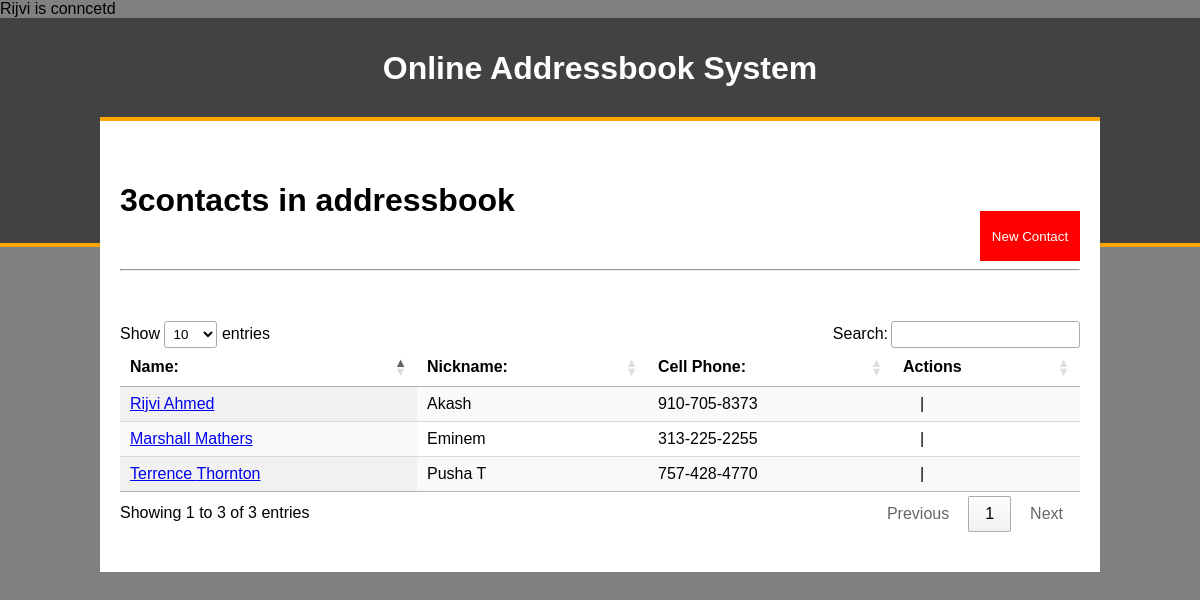
The page / on the database its author committed.
### tables this page shows
CREATE TABLE IF NOT EXISTS `contacts` (
  `contact_id` int(11) NOT NULL AUTO_INCREMENT,
  `contact_fname` varchar(100) NOT NULL,
  `contact_lname` varchar(100) NOT NULL,
  `contact_nickname` varchar(100) NOT NULL,
  `contact_cphone` varchar(50) NOT NULL,
  `contact_hphone` varchar(50) NOT NULL,
  `contact_wphone` varchar(50) NOT NULL,
  `contact_address` varchar(100) NOT NULL,
  `contact_city` varchar(50) NOT NULL,
  `contact_state` varchar(50) NOT NULL,
  `contact_zipcode` varchar(50) NOT NULL,
  `contact_profile` varchar(255) NOT NULL,
  `contact_notes` longblob NOT NULL,
  `contact_status` enum('0','1') NOT NULL DEFAULT '1',
  PRIMARY KEY (`contact_id`)
);

### index.php (the view, shortened to what this page needs)
<?php
	require_once"connection.php";
	$all_contects = "select *from contacts";
	$sql_all_contacts = $conn->query($all_contects);
	$total_contacts = $sql_all_contacts->num_rows;
?>
<!DOCTYPE html>
<html>
<head>
	<?php include"includes/head.inc"; ?>
</head>
<body>
	<div class="wrapper">
		<?php include"includes/header.inc"; ?>
		<div class="content">
			<div class="floatl"><h1><?php echo $total_contacts ?>contacts in addressbook</h1></div>
			<a class="floatr" href="insert_contact.php"><input class="cancel_contact_button" type="button" value="New Contact"></a>
			<hr class="pageTitle">
			<table id="contactsTable" class="display">
				<thead>
					<tr align="left">
						<th>Name:</th>
						<th>Nickname:</th>
						<th>Cell Phone:</th>
						<th>Actions</th>
					</tr>
				</thead>
				<tbody>
					<?php while ( $row =mysqli_fetch_assoc($sql_all_contacts)) {
					  ?>
					<tr>
						<td><a href="contact.php?id=<?php echo $row['contact_id'] ?>"><?php echo $row['contact_fname'] . " " . $row['contact_lname'] ?></a></td>
						<td><?php echo $row['contact_nickname'] ?></td>
						<td><?php echo $row['contact_cphone'] ?></td>
						<td><a href="update_contact.php?id=<?php echo $row['contact_id']?>"><i class="fa fa-pencil"></i></a> | <a href="delete.php?id=<?php echo $row['contact_id'] ?>"><i class="fa fa-trash-o"></i></a></td>
					</tr>
				<?php } ?>
				</tbody>
			</table>
		</div>
	</div>
</body>
</html>

### includes/head.inc (shortened to what this page needs)
<link rel="stylesheet" type="text/css" href="css/styles.css">
<link rel="stylesheet" type="text/css" href="css/font-awesome.min.css">
<link rel="stylesheet" type="text/css" href="//cdn.datatables.net/1.10.5/css/jquery.dataTables.css">

### includes/header.inc
<div class="header">
	<div class="headerContent"><h1> Online Addressbook System</h1></div>
</div>

### css/styles.css (style rules this page uses)
body { font-family:helvetica, arial, sans-serif; padding:0; margin:0; background-color:grey; }
.floatl { float:left; }
.floatr { float:right; }
.header { width:100%; border-bottom:4px solid orange; height: 225px; background-color:#424242; }
.header .headerContent { width:80%; margin:0 auto; line-height:100px; }
.header .headerContent h1 { margin:0; text-align: center; color:#ffffff; font-weight: bold; }
.wrapper { width:100%; }
.content { width:80%; margin:-130px auto 0 auto; background-color:#ffffff; border-top:4px solid orange; padding:40px 20px; }
.pageTitle { margin-bottom:50px; }
.cancel_contact_button { width: 100px; height: 50px; background-color:red; color:#ffffff; border:none; margin-top:50px; }

### rows shown on the page
contacts: contact_fname "Rijvi", contact_lname "Ahmed", contact_nickname "Akash", contact_cphone "910-705-8373"
contacts: contact_fname "Marshall", contact_lname "Mathers", contact_nickname "Eminem", contact_cphone "313-225-2255"
contacts: contact_fname "Terrence", contact_lname "Thornton", contact_nickname "Pusha T", contact_cphone "757-428-4770"

### other values the page prints
$total_contacts "3"
